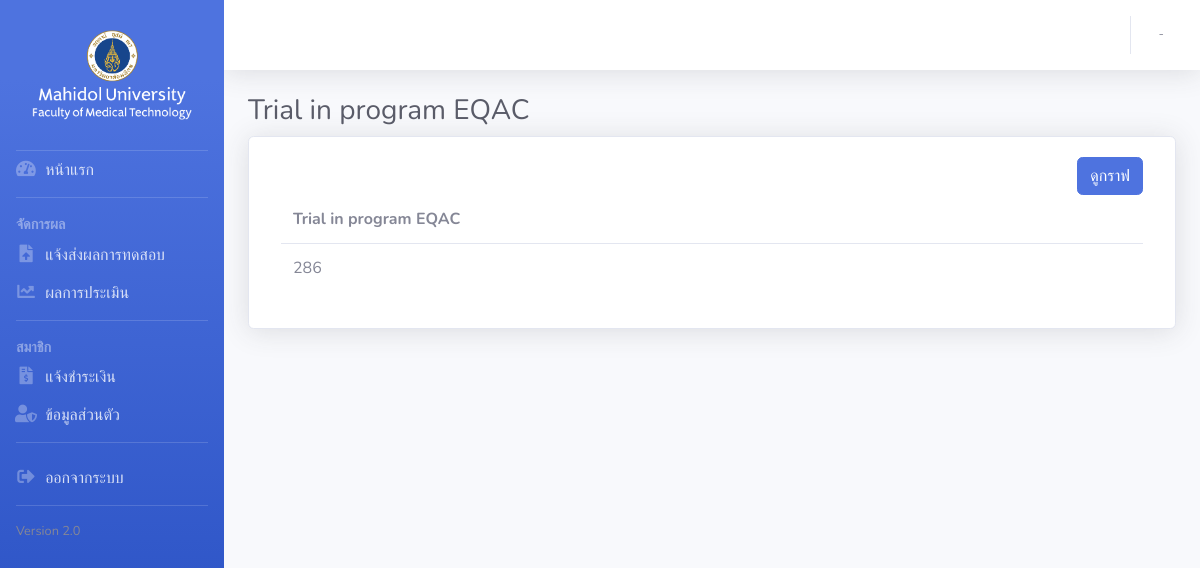
/report/program/eqac, run on an earlier commit of the app's database.
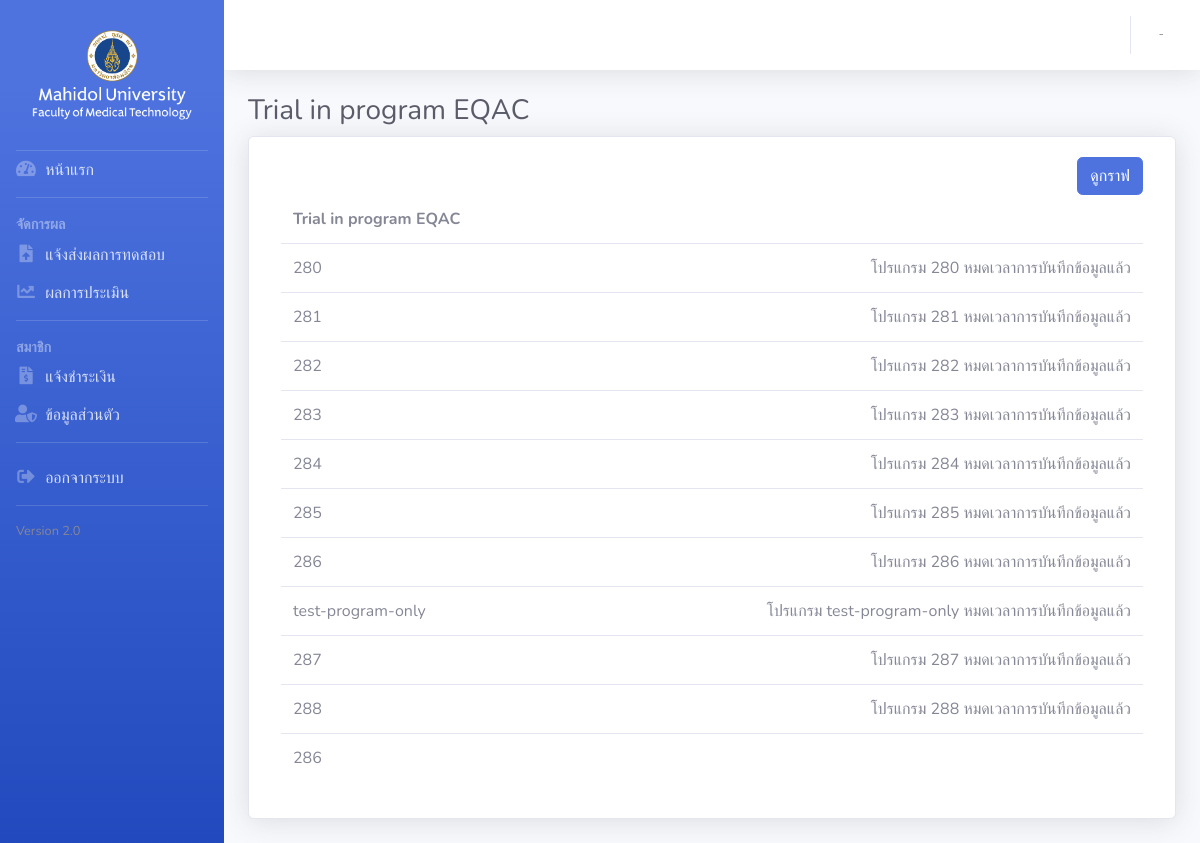
And on a later commit of the database.
### tables this page shows
CREATE TABLE `mhd_program_trial` (
  `id` int(11) NOT NULL,
  `program_id` int(11) DEFAULT NULL,
  `slug` varchar(255) DEFAULT NULL,
  `name` text DEFAULT NULL,
  `dispatched` date DEFAULT NULL,
  `dispatched_count` int(11) DEFAULT 0,
  `file` text DEFAULT NULL,
  `date_send` date DEFAULT NULL,
  `row_limit` int(11) DEFAULT NULL,
  `specimen_name` text DEFAULT NULL,
  `trial_year` varchar(255) DEFAULT NULL,
  `note` varchar(255) DEFAULT NULL,
  `del` int(11) NOT NULL DEFAULT 0,
  `date_added` datetime DEFAULT NULL,
  `date_modify` datetime DEFAULT NULL
);

### application/core/MY_Loader.php (called while the page is built, shortened)
<?php
class MY_Loader extends CI_Loader {
    public function Template($template_name, $vars = array(), $return = FALSE)
    {
        if (strpos($template_name, 'admin')!==false) {
            $this->view('admin/common/header', $vars);
            $this->view('admin/common/navbar', $vars);
            $this->view($template_name, $vars);
            $this->view('admin/common/footer', $vars);
        } else {
            if($return):
                $content = $this->view('common/header', $vars, $return);
                $content .= $this->view('common/navbar', $vars, $return);
                $content .= $this->view($template_name, $vars, $return);
                $content .= $this->view('common/footer', $vars, $return);
                return $content;
            else:
                $this->view($template_name, $vars);
            endif;
        }
    }
}
    ?>

### application/controllers/Report.php (called while the page is built, shortened)
<?php
class Report extends CI_Controller
{
  public function program($slug)
  {
    $data = array();
    $data['action'] = base_url('report/graph');
    $program_info = $this->model_program->getProgramBySlug($slug);
    $id = $program_info->id;
    $program = $this->model_program->getList($id);
    $data['name'] = $program->name;
    $filter = array(
      'program_id' => $program->id,
    );
    $trial = $this->model_trial->getLists($filter);
    foreach ($trial as $value) {
      $value->can_send = time() < strtotime($value->date_send.' 00:00:00') ? true : false;
      $remaining = strtotime($value->date_send.' 00:00:00') - time();
      $day = floor($remaining / (60*60*24));
      $remaining -= (60*60*24) * $day;
      $hour = floor($remaining / (60*60));
      $remaining -= (60*60) * $hour;
      $min = floor($remaining / (60));
      $value->send_remaining = ($day>0 ? $day.' วัน ': '').($hour>0 ? $hour.' ชั่วโมง ': '').($min>0 ? $min.' นาที ' : '');
      $value->program_slug = $slug;
      $data['trial'][] = $value;
    }
    $data['heading_title'] = 'Trial in program '.$program->name;
    $this->load->template('report/detail',$data);
  }
}

### index.php (called while the page is built, shortened)
<?php
require_once BASEPATH.'core/CodeIgniter.php';

### application/models/Program_model.php (called while the page is built, shortened)
<?php
class Program_model extends CI_Model {
  public function getList($id)
  {
    $this->db->where('id', $id);
    $this->db->where('del', 0);
    $query = $this->db->get('program');
    return $query->num_rows() == 1 ? $query->row() : false;
  }
  public function getProgramBySlug($slug)
  {
    $this->db->where('slug', $slug);
    $this->db->where('del', 0);
    $query = $this->db->get('program');
    return $query->row();
  }
}

### application/models/Trial_model.php (called while the page is built, shortened)
<?php
class Trial_model extends CI_Model {
  public function getLists($filter=array(), $start=0, $limit=10, $sort='', $by='')
  {
    if (count($filter)>0) {
      foreach ($filter as $key => $value) {
        $this->db->where($key, $value);
      }
    }
    if ($start>=0 && $limit>=1) {
      $this->db->limit($limit, $start);
    }
    $this->db->where('del', 0);
    $query = $this->db->get('program_trial');
    return $query->result();
  }
}

### application/views/report/detail.php (the view, shortened to what this page needs)
<div class="container-fluid">
    <h1 class="h3 mb-2 text-gray-800"><?php echo $heading_title;?></h1>
    <div class="card shadow mb-4">
        <div class="card-body">
                <div class="row">
                    <div class="container-fluid">
                        <div class="text-right">
                            <a href="<?php echo $action; ?>" class="btn btn-primary">ดูกราฟ</a>
                        </div>
                        <table class="table table-hover">
                           <thead>
                               <tr>
                                    <th style="border: 0px;"><?php echo $heading_title;?></th>
                               </tr>
                           </thead>
                           <tbody>
                                <?php if (count($trial)>0) : ?>
                                <?php foreach ($trial as $value) : ?>
                                    <tr>
                                        <td><?php echo $value->name; ?></td>
                                        <td class="text-right">
                                        <?php if ($value->can_send) : ?>
                                            เหลือเวลาอีก <?php echo $value->send_remaining; ?> จะหมดเวลารายงานผล <a href="<?php echo base_url('report/trial/').$value->program_slug.'/'.$value->slug;?>" class="btn btn-primary">รายงานผล</a>
                                        <?php else: ?>
                                            โปรแกรม <?php echo $value->name;?> หมดเวลาการบันทึกข้อมูลแล้ว
                                        <?php endif; ?>
                                        </td>
                                    </tr>
                                <?php endforeach; ?>
                                <?php endif;?>
                               <tr>
                                   <td> 286 </td>
                                   <td class="text-right"> </td>
                               </tr>
                           </tbody>
                        </table>
                    </div>
                </div>
        </div>
    </div>
</div>

What changed in the data, as far as the page shows it:
added mhd_program_trial: name "280"
added mhd_program_trial: name "281"
added mhd_program_trial: name "282"
added mhd_program_trial: name "283"
added mhd_program_trial: name "284"
added mhd_program_trial: name "285"
added mhd_program_trial: name "286"
added mhd_program_trial: name "test-program-only"
added mhd_program_trial: name "287"
added mhd_program_trial: name "288"
